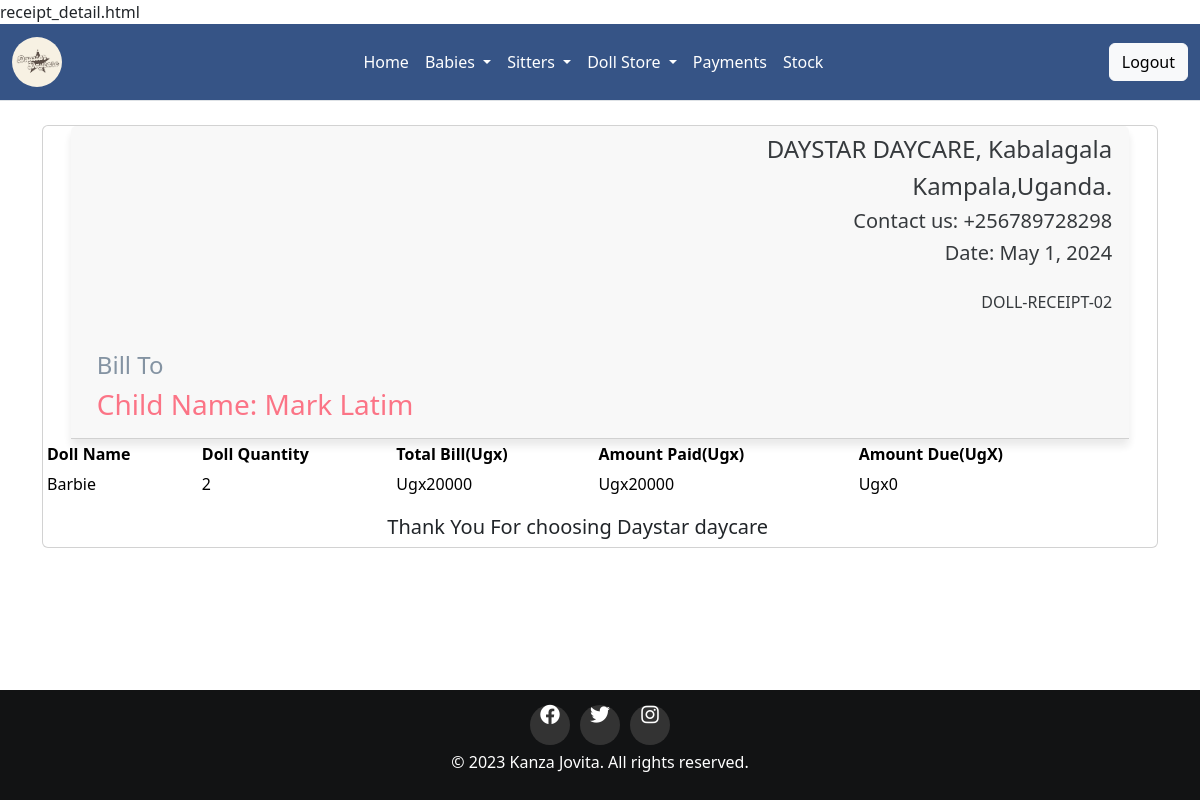
The app's page /receipt_detail/2 (signed in), older data.
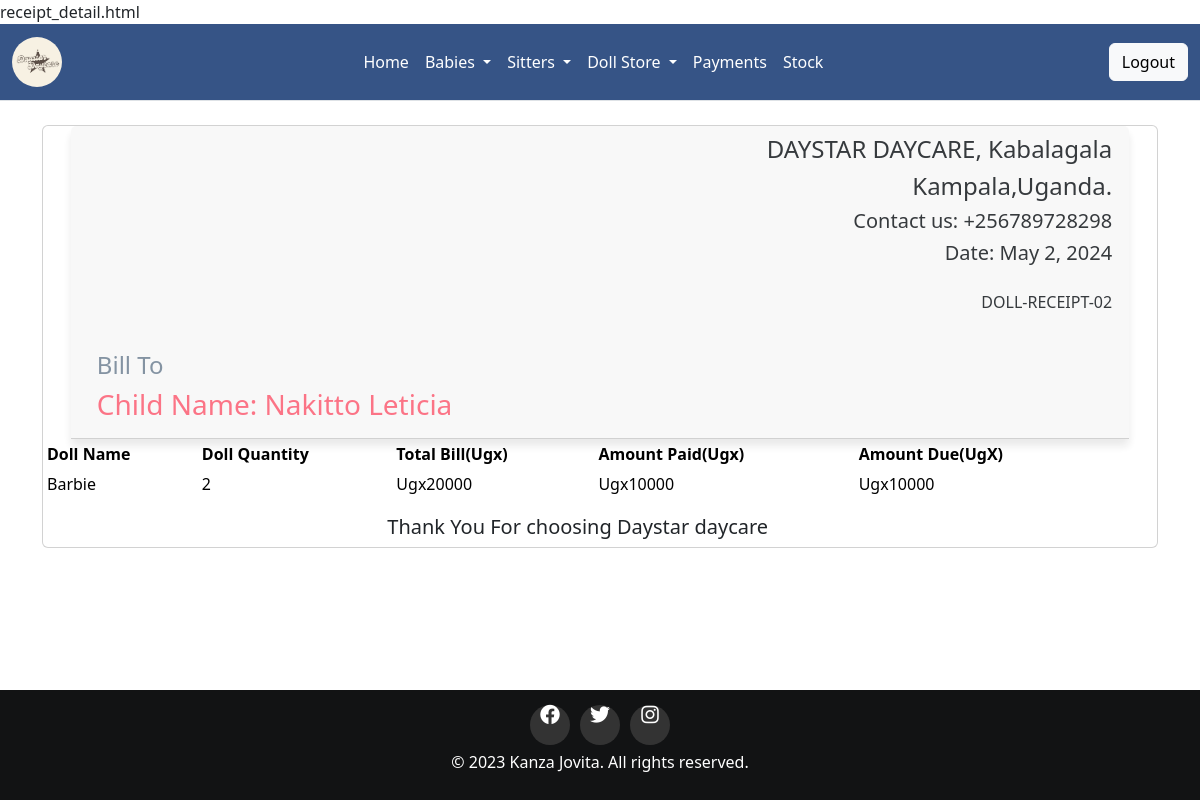
The same page, newer data.
### home/models.py (models this page shows)
class Salesrecord(models.Model):
    doll=models.ForeignKey(Doll, on_delete=models.CASCADE,null=False, blank=False)
    payee=models.ForeignKey(Babyreg, on_delete=models.CASCADE,null=False,blank=False)
    quantity_sold=models.IntegerField(default=0)
    amount_received=models.IntegerField(default=0)
    sale_date=models.DateField(default=timezone.now)
    unit_price=models.IntegerField(default=0)
    def get_total(self):
        total= self.quantity_sold * self.unit_price
        return int( total)
    def get_change(self):
        change= self.get_total() - self.amount_received
        return int(change)#sales is linked to products

class Babyreg(models.Model):
    c_stay = models.ForeignKey(Categorystay,on_delete = models.CASCADE,null=False,blank = False)#this links class Babe to class Categorystay
    assign = models.ForeignKey(Sitterreg, on_delete = models.CASCADE,null=True,blank = True)
    Baby_name = models.CharField(max_length=30, null='False',blank = 'False')
    Baby_number = models.CharField(max_length=30, null='False',blank = 'False')
    Date = models.DateField(max_length=30, null='False',blank = 'False')
    Gender = models.CharField(max_length=30, null='False',blank = 'False')
    Age = models.IntegerField()
    Location = models.CharField(max_length=30, null='False',blank = 'False')
    Parents_names = models.CharField(max_length=30, null='False',blank = 'False')
    def __str__(self):
        return self.Baby_name

class Doll(models.Model):
    c_doll=models.ForeignKey(Category_doll, on_delete=models.CASCADE,null=True, blank=True)
    name_of_the_doll =models.CharField(max_length=200,null=True, blank=True)
    doll_number = models.CharField(max_length=200,null=True, blank=True)
    quantity=models.IntegerField(default=0)
    issued_quantity=models.IntegerField(default=0,blank=True,null=True)
    received_quantity=models.IntegerField(default=0,null=True,blank=True)
    Unit_price=models.IntegerField(default=0,null=True, blank=True)
    date=models.DateField(default=timezone.now)
    def __str__(self):
        return self.name_of_the_doll

### home/views.py (the view)
# urls.py: path('receipt_detail/<int:receipt_id>', views.receipt_detail, name='receipt_detail'),
@login_required
def receipt_detail(request, receipt_id):
    receipt = Salesrecord.objects.get(id=receipt_id)
    return render(request,'receipt_detail.html',{'receipt':receipt})

### home/templates/receipt_detail.html
receipt_detail.html {% extends 'base.html'%}
{% load static%}
{% block content%}
<br />
<div class="container">
    <div class="row">
        <div class="col-md-12">
            <div class="card" style="background-color: white;">
                <div class="card-header" style="width:95%;">
                    <table style="width: 100%; border-collapse: collapse;">
                        <tr>
                            <td style="vertical-align: top;">
                            </td>
                            <td style="text-align: right;">
                                <h4 class="v">DAYSTAR DAYCARE, Kabalagala </h4>
                                <h4 class="v">Kampala,Uganda.</h4>
                                <h5>Contact us: +256789728298</h5>
                                <h5>Date: {{ receipt.sale_date }}</h5>
                                <h6 style="padding-top: 20px;"> DOLL-RECEIPT-0{{receipt.id}}</h6>
                            </td>
                        </tr>
                        <tr>
                            <td colspan="2" style="text-align: left; padding-top: 30px; padding-left: 10px;">
                                <h4 style="color: lightslategray;">Bill To</h4>
                                <h3 style="color:#FB667A;">Child Name: {{receipt.payee | title}}</h3>
                            </td>
                        </tr>
                    </table>
                </div>
                <div class="card-block" style="width: 96%;">
                    <table class="table table-sm">
                        <thead>
                            <tr>
                                <td><strong style="color:black;">Doll Name</strong></td>
                                <td class="text-xs-center"><strong>Doll Quantity</strong></td>
                                <td class="text-xs-right"><strong>Total Bill(Ugx)</strong></td>
                                <td class="text-xs-right"><strong>Amount Paid(Ugx)</strong></td>
                                <td class="text-xs-right">
                                    <strong>Amount Due(UgX)</strong>
                                </td>
                            </tr>
                        </thead>
                        <tbody>
                            <tr class="v">
                                <td>{{receipt.doll| title}}</td>
                                <td class="text-xs-center">{{receipt.quantity_sold }}</td>
                                <td class="text-xs-center">Ugx{{receipt.get_total | title}}
                                </td>
                                <td class="text-xs-right">Ugx{{ receipt.amount_received }}
                                </td>
                                <td class="text-xs-right">Ugx{{ receipt.get_change }}</td>
                            </tr>
                        </tbody>
                    </table>
                    <h5 class="text-center" id="A">Thank You For choosing Daystar daycare</h5>
                </div>
            </div>
        </div>
    </div>
</div>
{% endblock %}

### home/templates/base.html (shortened to what this page needs)
{% load static %}
<!DOCTYPE html>
<html lang="en">
  <head>
    <link
      rel="stylesheet"
      href="https://cdnjs.cloudflare.com/ajax/libs/font-awesome/6.0.0-beta3/css/all.min.css"
    />
    <link rel="stylesheet" href="{% static 'css/main.css' %}" />
    {% load bootstrap5 %} {% bootstrap_css %} {% bootstrap_javascript %}
  </head>
  <body>
    <div>
      <nav
        class="navbar navbar-expand-lg border-bottom border-body"
        style="background-color: #365486"
      >
        <div class="container-fluid">
          <a class="navbar-brand" href=""
            ><img style="border-radius: 50px;"
              src="{% static 'images/logo.jpg' %}"
              alt="logo"
              class="logo-img"
          /></a>
          <div
            class="collapse navbar-collapse justify-content-center"
            id="navbarColor01"
          >
            <ul class="navbar-nav">
              <li class="nav-item">
                <a class="nav-link active text-white" href="/home/" id="t">Home</a>
              </li>
              <li class="nav-item dropdown">
                <a
                  class="nav-link dropdown-toggle active text-white"
                  href=""
                  id="babiesDropdown"
                  role="button"
                  data-bs-toggle="dropdown"
                  aria-haspopup="true"
                  aria-expanded="false"
                >
                  Babies
                </a>
              </li>
              <li class="nav-item dropdown">
                <a
                  class="nav-link dropdown-toggle active text-white"
                  href=""
                  id="sittersDropdown"
                  role="button"
                  data-bs-toggle="dropdown"
                  aria-haspopup="true"
                  aria-expanded="false"
                >
                  Sitters
                </a>
              </li>
              <li class="nav-item dropdown">
                <a
                  class="nav-link dropdown-toggle active text-white"
                  href="#"
                  id="dollDropdown"
                  role="button"
                  data-bs-toggle="dropdown"
                  aria-haspopup="true"
                  aria-expanded="false"
                >
                  Doll Store
                </a>
              </li>
              <li class="nav-item">
                <a class="nav-link active text-white" href="/paymentform/" id="t"
                  >Payments</a
                >
              </li>
              <li class="nav-item">
                <a class="nav-link active text-white" href="/inventory/" id="t"
                  >Stock</a
                >
              </li>
            </ul>
          </div>
          <div class="ml-auto">
            <a class="btn btn-light" href="/login" id="medi">Logout</a>
          </div>
        </div>
      </nav>
    </div>
    {% block content %} {% endblock %}
    <br /><br /><br />
    <footer>
      <div class="footer">
        <div class="social-icons">
          <a href="https://www.facebook.com/your-page" target="_blank"
            ><i class="fab fa-facebook"></i
          ></a>
          <a href="https://twitter.com/your-handle" target="_blank"
            ><i class="fab fa-twitter"></i
          ></a>
          <a href="https://www.instagram.com/your-account/" target="_blank"
            ><i class="fab fa-instagram"></i
          ></a>
        </div>
        <p>&copy; 2023 Kanza Jovita. All rights reserved.</p>
      </div>
    </footer>
  </body>
</html>

### home/static/css/main.css (style rules this page uses)
.logo-img { width:50px; border-radius: 10%; height: 50px; }
.card-header { border: 1px #333; opacity:90%; width: 87%; text-align: center; box-shadow: 0 7px 10px rgba(0, 0, 0, 0.1); border-radius: 8px; width:30%; margin: 0 auto; background-color: aliceblue; text-align: center; }
.table th, .table td { padding: 8px; text-align: left; border: none; outline: none; }
.table th, .table td { white-space: nowrap; }
.table { text-align: center; }
.nav-link { font-size: larger; }
.navbar-nav .nav-link { font-weight: normal; color: rgb(0, 0, 0); transition: color 0.3s; }
.social-icons { display: flex; justify-content: center; align-items: center; color: white; }
.social-icons a { display: inline-block; width: 40px; height: 40px; background-color: #333; color: #fff; border-radius: 50%; font-size: 20px; margin: 5px; text-align: center; line-height: 40px; transition: background-color 0.3s ease; }
.footer { background-color: #121314; color: white; position:fixed; left: 0; bottom: 0; width: 100%; text-align: center; padding: 10px; }

Row changes from the older to the newer data that the page shows:
changed Salesrecord "Barbie": sale_date "May 1, 2024" → "May 2, 2024"; payee "Mark Latim" → "Nakitto Leticia"; amount_received "20000" → "10000"; get_change "0" → "10000"
